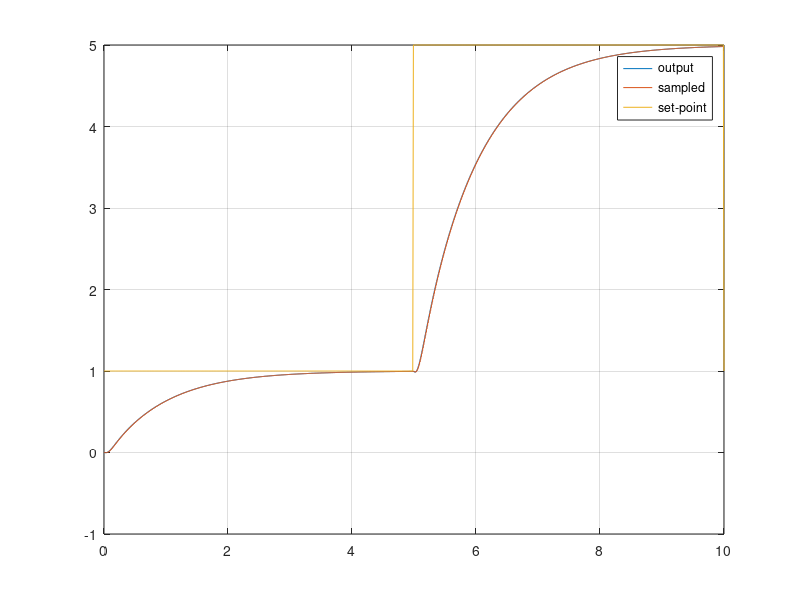
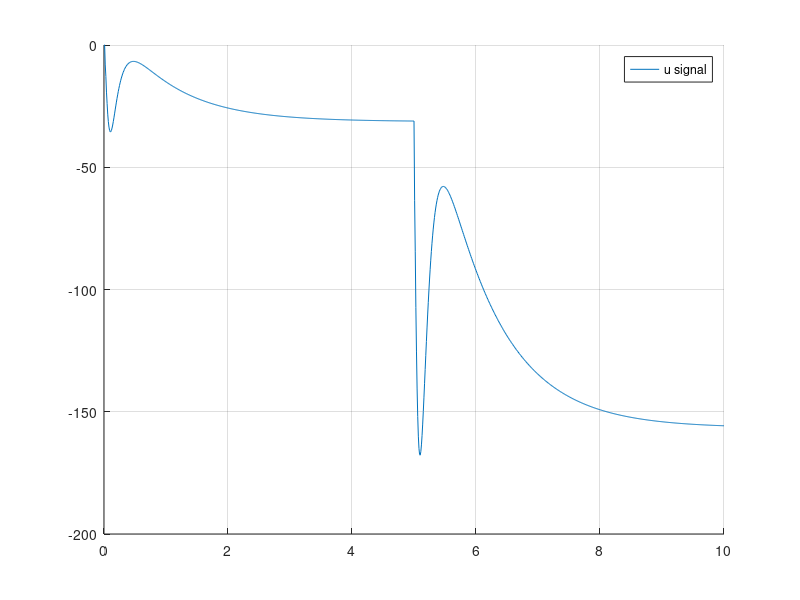
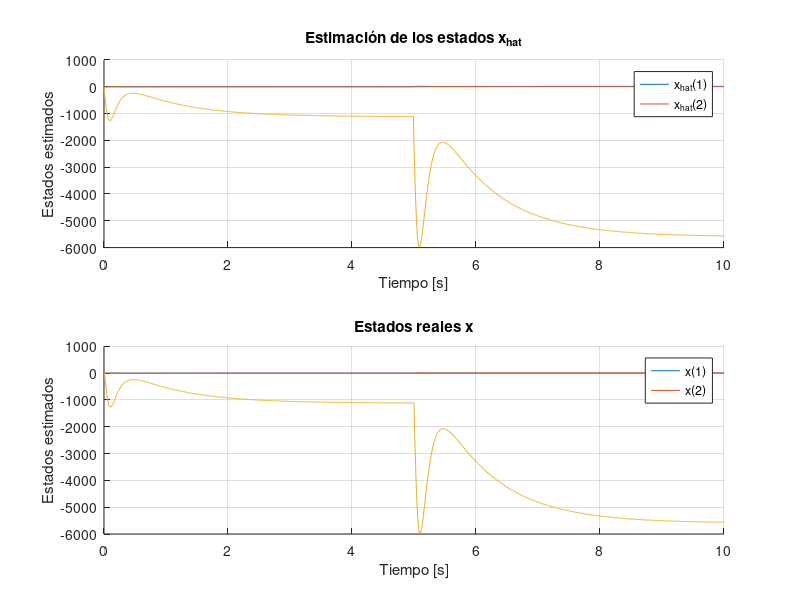
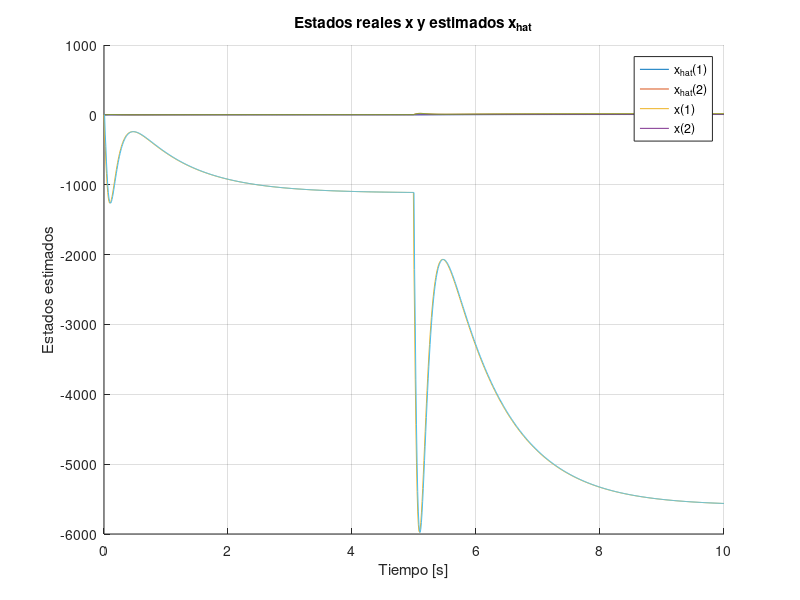

Write the MATLAB code that produced these figures, in order.
clear all;
close all;
%% Parámetros de Simulación
Ts = 0.01;
Tf = 10;
Nsim = Tf/Ts;
t = 0:Ts:Tf;

%% Señal de Entrada - Set Point
r_sp = ones(size(t));

%% Espacio de estados identificado invertido - ecuacion calculada
% A = [0 1 0; 0 0 1; -0.4588 -12.83 -3.986];
% B = [-0.00008368; -0.05376; 0.01643];
% C = [1 0 0];
% D = 0;

A = [0 1 0; 0 0 1; -1112 -99.35 -295.8];
B = [0.1053; -35.72; 10520];
C = [1 0 0];
D = 0;

% A = [0 1; -3.513 -0.1999];
% B = [0.001527; 0.01147];
% C = [1 0];
% D = 0;

sys_ss = ss(A, B, C, D);

SS_disc = c2d(sys_ss, Ts);

% SS_disc = ss(A, B, C, D, Ts);
% sys_ss = d2c(SS_disc);
%% Tamaño vectores Espacio de Estados
nx = length(SS_disc.A);

%% Determinación de la matriz K - LQR
Q = diag([1000000000 1 1 100000]);
R = 0.0000000001;
% Q = diag([10000000 1000 10000]);
% R = 0.001;
% Q = diag([10000000 10000 1000]);
% R = 0.001;

% Q = diag([10000 100 1]);
% R = 1;

K_hat = lqi(SS_disc, Q, R);
K_new = K_hat(1:nx);
ki = K_hat(end);

%% Observador mediante Kalman
x0 = zeros(1, nx)';
x_hat = ones(nx, Nsim + 1) .* x0; % Estados estimados

% Definir las matrices de covarianza del proceso y de la medición
Q_kalman = 1e-3 * eye(nx);  % Matriz de covarianza del ruido del proceso
R_kalman = 1e-3;            % Covarianza del ruido de medición (ajústalo según el sistema)
P_kalman = eye(nx);               % Matriz de covarianza inicial
P_kalman_pred = eye(nx).*0;

%% Variables Iniciales
x = ones(nx, Nsim + 1) .* x0;

% Salidas del simulador
yOut  = SS_disc.C*x0; 
tOut = 0;
uOut = 0;
dt = linspace(0, Ts, 10)';
integral_error = zeros(1, Nsim);
e = zeros(1, Nsim);
q = zeros(1, Nsim);
y_feedback = SS_disc.C*x0;

%% Representa el tiempo real, cuanto tiempo está corriendo el
% microcontrolador, el tiempo entre interrupciones el tiempo de muestreo
for k = 1:Nsim
    if k >= 5/Ts
        r_sp(k) = 5;
    end
    % Microcontrolador %
    e(k) = r_sp(k) - y_feedback;

    % Planta sin integrador
    %u(k) = -ki*q(k) - K_new*x_hat(:, k);
    % Planta con integrador
    u(k) = -ki*q(k)- K_new*x_hat(:, k);
    if u(k) > 4095
        u(k) = 4095;
    elseif u(k) < -4095
        u(k) = -4095;
    end
    % Predicción del estado y de la covarianza
    x_hat(:, k) = SS_disc.A * x_hat(:, k) + SS_disc.B * u(k);
    P_kalman_pred = SS_disc.A * P_kalman * SS_disc.A' + Q_kalman;
    
    % Corrección (actualización) con la medición
    y_feedback = SS_disc.C * x(:, k);
    y_hat = SS_disc.C * x_hat(:, k);
    K_kalman = P_kalman_pred * SS_disc.C' / (SS_disc.C * P_kalman_pred * SS_disc.C' + R_kalman);
    x_hat(:, k+1) = x_hat(:, k) + K_kalman * (y_feedback - y_hat);
    P_kalman = (eye(nx) - K_kalman * SS_disc.C) * P_kalman_pred;
    
    uOut = [uOut u(k)];
    
    u = u(k)*ones(1, numel(dt)); % ZOH de la U - DAC

    % Sistema en la vida real %
    [y, tsim, XssOut] = lsim(sys_ss, u, dt, x(:, k)); % XssOut es la salida del Espacio de Estados. Cambiar
    x(:, k+1) = XssOut(end, :)'; % x es el vector de estados
    q(k+1) = q(k) + e(k); % Integrador se obtiene con el modelo discretizado
    y_feedback = y(end, :); % Sampling - ADC

    tOut = [tOut (tsim' + t(k))];
    yOut = [yOut y'];
end

%% Gráficos
figure(1)
plot(tOut, yOut);
hold on
stairs(t, SS_disc.C*x);
plot(t, r_sp);
legend('output', 'sampled', 'set-point')
grid on

figure(2)
hold on
plot(t, uOut)
legend('u signal')
grid on

%% Gráficos de la estimación de los estados
figure(3)
hold on
subplot(2,1,1)
    hold on
    for i = 1:nx
        plot(t, x_hat(i, 1:Nsim+1));
    end
    legend('x_{hat}(1)','x_{hat}(2)');
    grid on
    title('Estimación de los estados x_{hat}');
    xlabel('Tiempo [s]');
    ylabel('Estados estimados');
subplot(2,1,2)
    hold on
    for i = 1:nx
        plot(t, x(i, 1:Nsim+1));
    end
    legend('x(1)','x(2)');
    grid on
    title('Estados reales x');
    xlabel('Tiempo [s]');
    ylabel('Estados estimados');

%% Gráficos de la estimación de los estados junto
figure(4)
hold on
for i = 1:nx
    plot(t, x_hat(i, 1:Nsim+1));
end
legend('x_{hat}(1)','x_{hat}(2)');
for i = 1:nx
    plot(t, x(i, 1:Nsim+1));
end
legend('x_{hat}(1)','x_{hat}(2)','x(1)','x(2)');
grid on
title('Estados reales x y estimados x_{hat}');
xlabel('Tiempo [s]');
ylabel('Estados estimados');